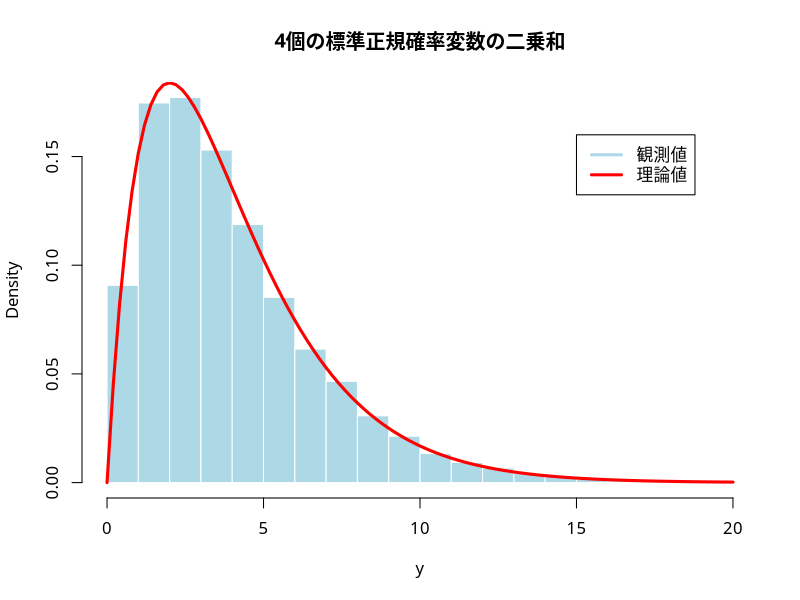

R code for this plot:
### χ2分布の特徴付け: 標準正規確率変数の二乗和
set.seed(123) # 乱数の初期値を指定
n <- 30000
k <- 4
y <- colSums(matrix(rnorm(n*k, 0,1)^2,k,n))
# 標準正規分布に従う乱数をnk個発生し，k個の２乗和をn個作る．
par(family="HiraginoSans-W4") # 日本語フォントの指定
hist(y, freq=FALSE, breaks=40, col="lightblue", xlim=c(0,20),
     border="white", 
     main=paste0(k, "個の標準正規確率変数の二乗和")) # ヒストグラム(密度表示)
curve(dchisq(x, df=k), add=TRUE, xlim=c(0,20),
      col="red", lwd=3) # 理論上の確率密度関数
legend(15, 0.16, legend=c("観測値", "理論値"), 
       col=c("lightblue", "red"), lwd=3) # 凡例を作成
